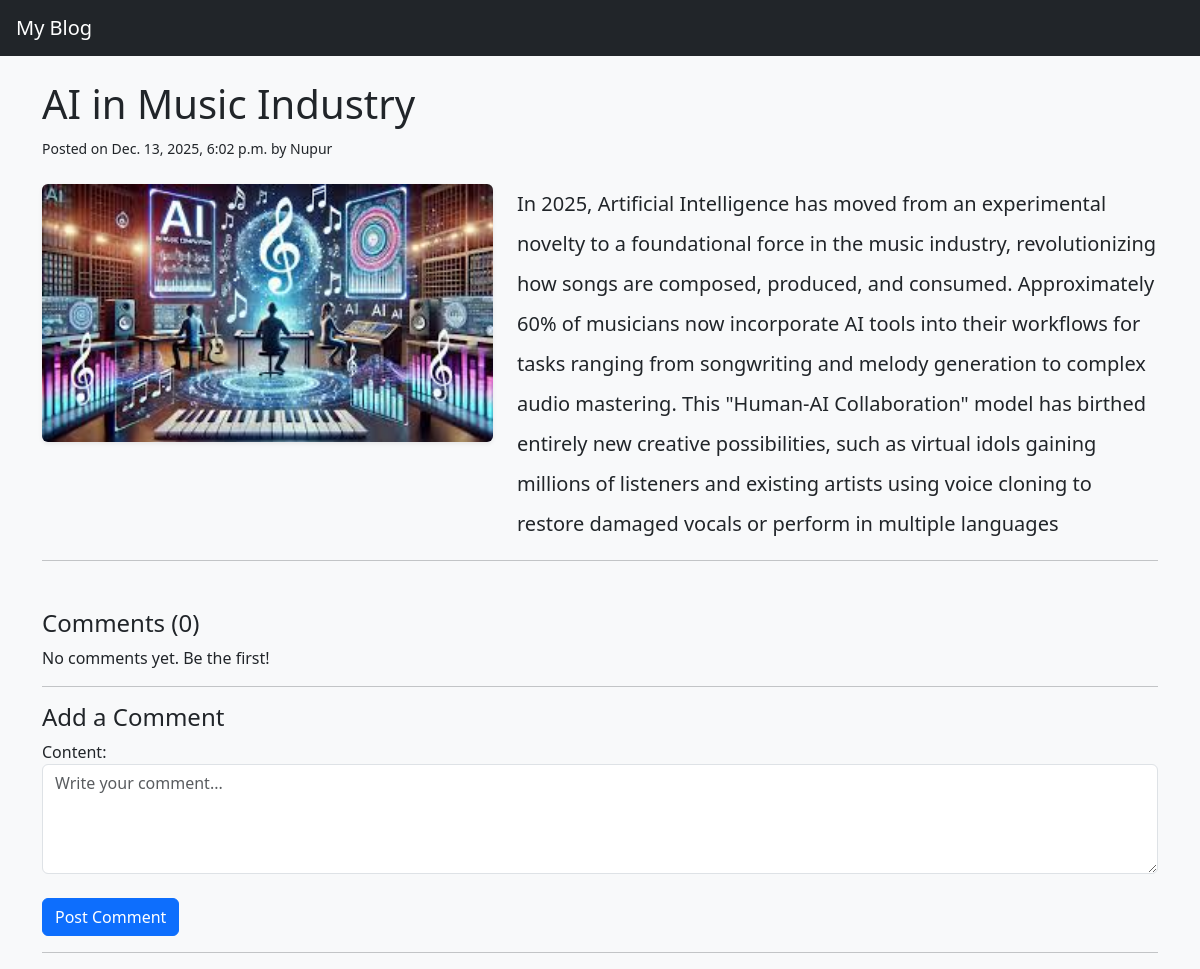
The page /learn/post/3/ on the database its author committed.
### learn/models.py (models this page shows, shortened)
class Post(models.Model):
    title =  models.CharField(max_length=250)
    content =  models.TextField()
    image =  models.ImageField(upload_to='post_images/', blank=True, null=True)
    author = models.CharField(max_length=100, default = "Nupur")
    created_at = models.DateTimeField(default=timezone.now)
    updated_at = models.DateTimeField(auto_now=True)

### learn/views.py (the view)
# urls.py: path('post/<int:id>/', views.post_detail, name='post_detail'),
def post_detail(request, id):
    post = get_object_or_404(Post, id=id)
    next_post = Post.objects.filter(id__gt=post.id).order_by('id').first()
    previous_post = Post.objects.filter(id__lt=post.id).order_by('-id').first()
    comments = Comment.objects.filter(post=post)
    if request.method == 'POST':
        comment_form = CommentForm(request.POST)
        if comment_form.is_valid():
            new_comment = comment_form.save(commit=False)
            new_comment.post = post
            new_comment.save()
            return redirect('post_detail', id=post.id)
    else:
        comment_form = CommentForm()
    return render(request, 'learn/post_detail.html', {'post': post, 'next_post': next_post, 'previous_post': previous_post, 'comments': comments, 'comment_form': comment_form})

### learn/forms.py
class CommentForm(forms.ModelForm):
    class Meta:
        model = Comment
        fields = ['content']   # keep it simple
        widgets = {
            'content': forms.Textarea(
                attrs={
                    'class': 'form-control',
                    'rows': 4,
                    'placeholder': 'Write your comment...'
                }
            )
        }

### learn/templates/learn/post_detail.html (shortened to what this page needs)
{% extends "learn/base.html" %}
{% block content %}
<h1>{{ post.title }}</h1>
<p><small>Posted on {{ post.created_at }} by {{ post.author }}</small></p>
<div class="row mt-4 align-items-start">
    <div class="col-md-5 mb-3">
        {% if post.image %}
        <img src="{{ post.image.url }}" class="img-fluid rounded shadow-sm"
            style="object-fit: cover; width: 100%; max-height: 350px;">
        {% endif %}
    </div>
    <div class="col-md-7">
        <div class="fs-5 lh-lg" style="line-height: 1.8;">
            {{ post.content|safe|linebreaksbr }}
        </div>
    </div>
</div>
<hr>
<h4 class="mt-5">Comments ({{ comments.count }})</h4>
{% for comment in comments %}
<div class="card mb-3">
    <div class="card-body">
        <h6 class="card-subtitle mb-1 text-muted">
            {{ comment.name }} • {{ comment.created_at|date:"M d, Y" }}
        </h6>
        <p class="card-text mt-2">{{ comment.body }}</p>
    </div>
</div>
{% empty %}
<p>No comments yet. Be the first!</p>
{% endfor %}
<hr>
<h4>Add a Comment</h4>
<form method="POST">
    {{ comment_form.as_p }}
    <button type="submit" class="btn btn-primary mt-2">
        Post Comment
    </button>
</form>
<hr>
{% endblock %}

### rows shown on the page
Post: title "AI in Music Industry", created_at "Dec. 13, 2025, 6:02 p.m.", author "Nupur", image (picture), content "In 2025, Artificial Intelligence has moved from an experimental novelty to a foundational force in the music industry, revolutionizing how songs are composed, produced, and consumed. Approximately 60% of musicians now incorporate AI tools into their workflows for tasks ranging from songwriting and melody generation to complex audio mastering. This \"Human-AI Collaboration\" model has birthed entirely new creative possibilities, such as virtual idols gaining millions of listeners and existing artists using voice cloning to restore damaged vocals or perform in multiple languages"

### other values the page prints
{{ comments.count }} "0"
